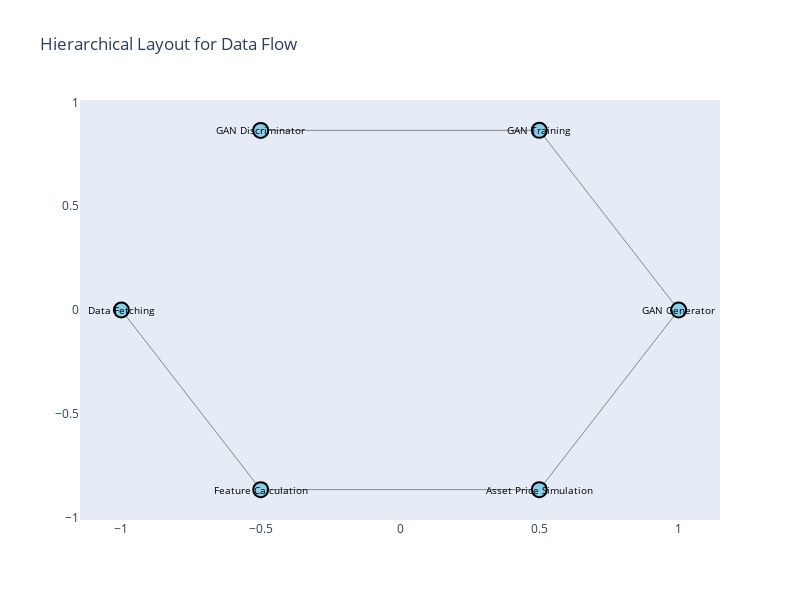

Here is the notebook cell this chart was saved with:
### Code cell
import networkx as nx
import plotly.graph_objects as go

# Define the graph structure
edges = [
    ("Data Fetching", "Feature Calculation"),
    ("Feature Calculation", "Asset Price Simulation"),
    ("GAN Generator", "GAN Training"),
    ("GAN Training", "GAN Discriminator")
]

# Create the graph object
G = nx.DiGraph()
G.add_edges_from(edges)

# Use a shell layout for hierarchical structure
shell_pos = nx.shell_layout(G)  # shell_layout places nodes in concentric circles

# Extract x and y positions for nodes and edges
edge_x = []
edge_y = []
for edge in G.edges():
    x0, y0 = shell_pos[edge[0]]
    x1, y1 = shell_pos[edge[1]]
    edge_x.append(x0)
    edge_x.append(x1)
    edge_y.append(y0)
    edge_y.append(y1)

node_x = []
node_y = []
for node in G.nodes():
    x, y = shell_pos[node]
    node_x.append(x)
    node_y.append(y)

# Create Plotly figure for network graph
fig = go.Figure()

# Plot edges (custom color for separation)
fig.add_trace(go.Scatter(x=edge_x, y=edge_y, line=dict(width=1, color='#888888'), hoverinfo='none', mode='lines'))

# Plot nodes (with custom style)
fig.add_trace(go.Scatter(x=node_x, y=node_y, mode='markers', hoverinfo='text',
                         marker=dict(color='skyblue', size=15, line=dict(width=2, color='black'))))

# Add labels for nodes
for i, node in enumerate(G.nodes()):
    fig.add_annotation(x=node_x[i], y=node_y[i], text=node, showarrow=False, font=dict(size=10, color="black"))

# Layout adjustments
fig.update_layout(
    title="Hierarchical Layout for Data Flow",
    showlegend=False,
    hovermode='closest',
    xaxis=dict(showgrid=False, zeroline=False),
    yaxis=dict(showgrid=False, zeroline=False),
    height=600,
    width=800
)

# Display the interactive plot
fig.show()

### Figure 1 — Plotly figure (JSON) as saved in the notebook; plotly's stock layout.template omitted (floating-point values rounded to 4 significant figures)
{"data": [{"hoverinfo": "none", "line": {"color": "#888888", "width": 1}, "mode": "lines", "type": "scatter", "x": [-1, -0.5, -0.5, 0.5, 1, 0.5, 0.5, -0.5], "y": [-8.742e-08, -0.866, -0.866, -0.866, 1.748e-07, 0.866, 0.866, 0.866]}, {"hoverinfo": "text", "marker": {"color": "skyblue", "line": {"color": "black", "width": 2}, "size": 15}, "mode": "markers", "type": "scatter", "x": [-1, -0.5, 0.5, 1, 0.5, -0.5], "y": [-8.742e-08, -0.866, -0.866, 1.748e-07, 0.866, 0.866]}], "layout": {"annotations": [{"font": {"color": "black", "size": 10}, "showarrow": false, "text": "Data Fetching", "x": -1, "y": -8.742e-08}, {"font": {"color": "black", "size": 10}, "showarrow": false, "text": "Feature Calculation", "x": -0.5, "y": -0.866}, {"font": {"color": "black", "size": 10}, "showarrow": false, "text": "Asset Price Simulation", "x": 0.5, "y": -0.866}, {"font": {"color": "black", "size": 10}, "showarrow": false, "text": "GAN Generator", "x": 1, "y": 1.748e-07}, {"font": {"color": "black", "size": 10}, "showarrow": false, "text": "GAN Training", "x": 0.5, "y": 0.866}, {"font": {"color": "black", "size": 10}, "showarrow": false, "text": "GAN Discriminator", "x": -0.5, "y": 0.866}], "height": 600, "hovermode": "closest", "showlegend": false, "title": {"text": "Hierarchical Layout for Data Flow"}, "width": 800, "xaxis": {"autorange": true, "range": [-1.148, 1.148], "showgrid": false, "type": "linear", "zeroline": false}, "yaxis": {"autorange": true, "range": [-1.012, 1.012], "showgrid": false, "type": "linear", "zeroline": false}}}
